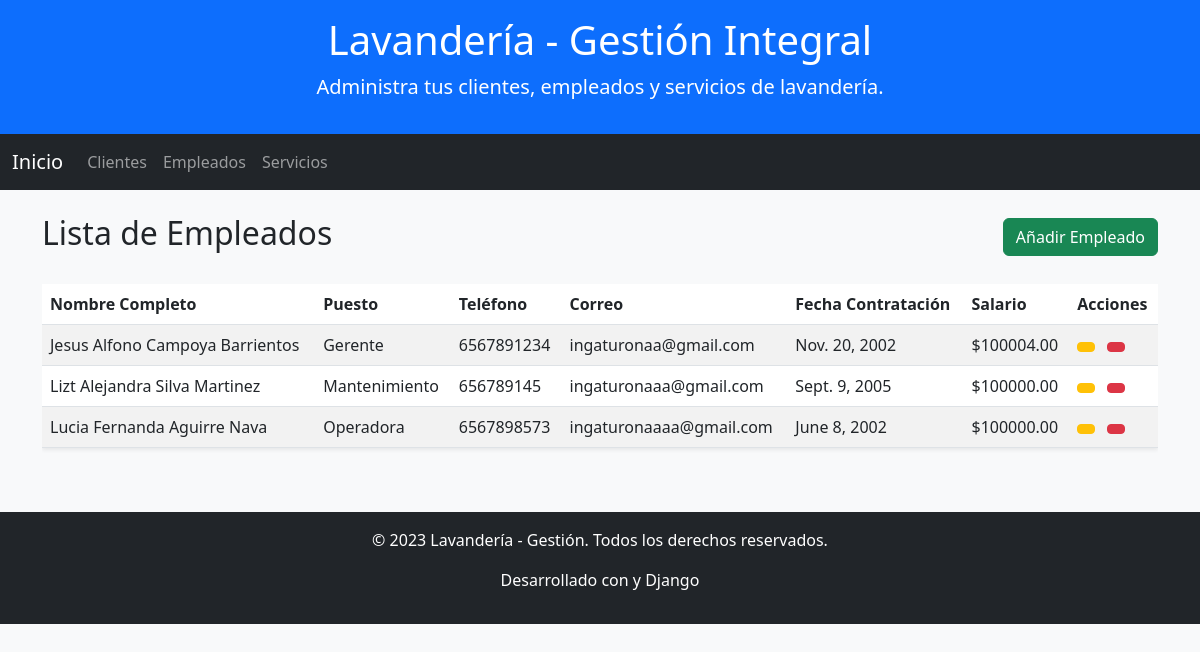
/empleados/, run on the app's committed database.
### app_lavanderia/models.py (models this page shows, shortened)
class Empleado(models.Model):
    nombre = models.CharField(max_length=100)
    apellido = models.CharField(max_length=100)
    puesto = models.CharField(max_length=100)
    telefono = models.CharField(max_length=15)
    correo = models.EmailField()
    fecha_contratacion = models.DateField()
    salario = models.DecimalField(max_digits=8, decimal_places=2)
    servicios = models.ManyToManyField('Servicio', related_name='empleados')

### app_lavanderia/views.py (the view)
# urls.py: path('empleados/', views.ver_empleados, name='ver_empleados'), # <--- ESTA ES LA CLAVE
def ver_empleados(request):
    empleados = Empleado.objects.all()
    return render(request, 'empleado/ver_empleados.html', {'empleados': empleados})

### app_lavanderia/templates/empleado/ver_empleados.html (shortened to what this page needs)
{% extends 'base.html' %}
{% block content %}
<div class="d-flex justify-content-between align-items-center mb-4">
    <h2> Lista de Empleados</h2>
    <a href="{% url 'agregar_empleado' %}" class="btn btn-success">
         Añadir Empleado
    </a>
</div>
{% if empleados %}
<div class="table-responsive">
    <table class="table table-striped table-hover shadow-sm">
        <thead class="bg-dark text-white">
            <tr>
                <th>Nombre Completo</th>
                <th>Puesto</th>
                <th>Teléfono</th>
                <th>Correo</th>
                <th>Fecha Contratación</th>
                <th>Salario</th>
                <th>Acciones</th>
            </tr>
        </thead>
        <tbody>
            {% for empleado in empleados %}
            <tr>
                <td>{{ empleado.nombre }} {{ empleado.apellido }}</td>
                <td>{{ empleado.puesto }}</td>
                <td>{{ empleado.telefono }}</td>
                <td>{{ empleado.correo }}</td>
                <td>{{ empleado.fecha_contratacion }}</td>
                <td>${{ empleado.salario|floatformat:2 }}</td>
                <td>
                    <a href="{% url 'actualizar_empleado' empleado.id %}" class="btn btn-warning btn-sm me-2" title="Actualizar">
                    </a>
                    <a href="{% url 'borrar_empleado' empleado.id %}" class="btn btn-danger btn-sm" title="Borrar">
                    </a>
                </td>
            </tr>
            {% endfor %}
        </tbody>
    </table>
</div>
{% endif %}
{% endblock %}

### data on the page
Empleado: nombre "Jesus Alfono", apellido "Campoya Barrientos", puesto "Gerente", telefono "6567891234", correo "ingaturonaa@gmail.com", fecha_contratacion "Nov. 20, 2002", salario "100004.00"
Empleado: nombre "Lizt Alejandra", apellido "Silva Martinez", puesto "Mantenimiento", telefono "656789145", correo "ingaturonaaa@gmail.com", fecha_contratacion "Sept. 9, 2005", salario "100000.00"
Empleado: nombre "Lucia Fernanda", apellido "Aguirre Nava", puesto "Operadora", telefono "6567898573", correo "ingaturonaaaa@gmail.com", fecha_contratacion "June 8, 2002", salario "100000.00"
